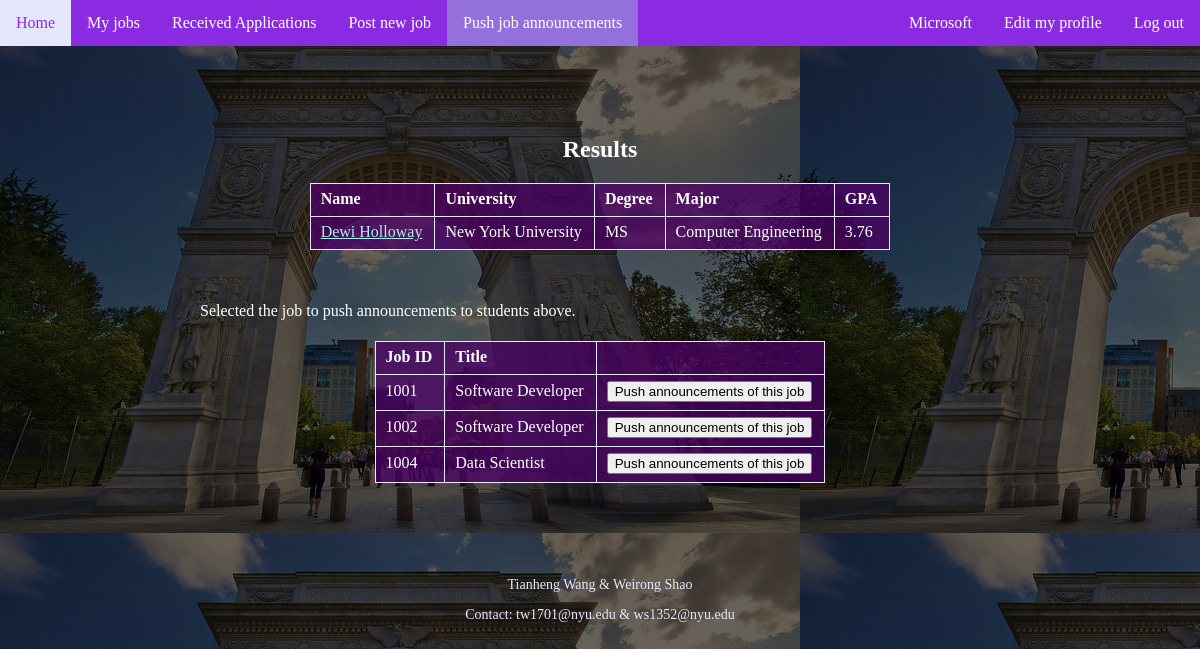
Screenshot of /c_pushjob_result.php (signed in) with the database file from the repository.
### tables this page shows
CREATE TABLE `Student` (
	`sid` INT NOT NULL,
    `semail` VARCHAR(45) NOT NULL UNIQUE,
	`sname` VARCHAR(45) NOT NULL,
	`spassword` VARCHAR(45) NOT NULL,
	`university` VARCHAR(127),
	`degree` VARCHAR(45),
	`major` VARCHAR(45),
	`GPA` FLOAT(3,2),
	`interests` TEXT,
	`qualifications` TEXT,
	`resume` TEXT,
	`restricted` BIT NOT NULL DEFAULT 0,
	PRIMARY KEY (`sid`)
);

CREATE TABLE `Job` (
	`jid` INT NOT NULL,
	`cid` INT NOT NULL,
	`title` VARCHAR(127) NOT NULL,
	`location` VARCHAR(45),
	`salary` VARCHAR(45),
	`required_degree` TEXT,
	`required_major` TEXT,
	`posttime` DATETIME NOT NULL,
	`description` TEXT,
	`available` BIT NOT NULL DEFAULT 1,
	PRIMARY KEY (`jid`),
	FOREIGN KEY (`cid`) REFERENCES `Company` (`cid`)
);

### c_pushjob_result.php (the view, shortened to what this page needs)
<?php
    $error_message = '';
    include 'includes/logincheck.inc.php';
    $where = '';
    $or = '';
    if (!array_key_exists('searchin', $_POST) or in_array('resume', $_POST['searchin']))
        $where = "$where$or resume LIKE '%" .
            mysqli_real_escape_string($conn, $_POST['resume']) . "%'";
    if ($where == '')
        $error_message = 'Please check fields to search in.';
    else {
        $result = $conn->query("SELECT * FROM student WHERE $where");
        if ($result == null or $result->num_rows == 0)
            $content = "<h2>No Results.</h2>";
        else {
            $content = '<h2>Results</h2><table align=center class="filled"><tr>
<th>Name</th><th>University</th><th>Degree</th><th>Major</th><th>GPA</th></tr>';
            while($row = $result->fetch_assoc()) {
                $content = $content . '<tr>
<td><a href="student.php?id=' . $row['sid'] . '">' . $row['sname'] . '</a></td>
<td>' . $row['university'] . '</a></td>
<td>' . $row['degree'] . '</a></td>
<td>' . $row['major'] . '</a></td>
<td>' . $row['GPA'] . '</a></td>
</tr>';
            }
            $content = "$content</table><p><br><br>Selected the job to push announcements to students above.</p>
            <form action='c_pushjob_result_result.php' method='POST'>
            <table align=center class='filled'><tr><th>Job ID</th><th>Title</th><th></th>";
            $result = $conn->query("SELECT * FROM job WHERE cid =" . $_SESSION['id']);
            while($row = $result->fetch_assoc())
                $content = "$content<tr>
                <td>".$row['jid']."</td>
                <td>".$row['title']."</td>
                <td>
                <input type='hidden' name='jid' value='".$row['jid']."'>
                <button type='submit' name='submit'>Push announcements of this job</button>
                </td></tr>";
            $content = "$content</table></form>";
        }
    }
    include_once 'includes/header.php';
    echo '<div class="main-container">';
    if (strcmp($error_message, ''))
        echo '
            <h2>Error</h2><p align=center>' . $error_message . '
            Return to the <a href="index.php">home page</a> and try again.</p>';
    else
        echo $content;
    echo '</div>';
    include_once 'includes/footer.php';
?>

### header.php (shortened to what this page needs)
<!DOCTYPE html>
<html>
<head>
    <link rel="stylesheet" type="text/css" href="style<?php if(isset($from1)) echo 1 ?>.css">
</head>
<body>
<header>
    <nav>
        <?php
            $page_name = $_SERVER['SCRIPT_NAME'];
            $page_name = substr($page_name, strrpos($page_name, "/") + 1);
            $page_name = str_replace('_result', '', $page_name);
            $nav = '<a href="index.php">Home</a>';
            include 'includes/logincheck.inc.php';
            if ($is_login) {
                if ($_SESSION['user_type'] == 'student') {
                    $sid=$_SESSION['id'];
                    $nav = $nav . '<a href="s_application.php">My application';
                    $result = mysqli_query($conn, "SELECT * FROM job_app_reply WHERE sid = $sid AND status = 'UNREAD'");
                    $num = mysqli_num_rows($result);
                    if ($num)
                        $nav = "$nav <font color='gold'><b>($num)</b></font>";
                    $nav = $nav . '</a><a href="s_message.php">Messages';
                    $result = mysqli_query($conn, "SELECT * FROM message WHERE sid = $sid AND status = 'UNREAD'");
                    $num = mysqli_num_rows($result);
                    if ($num)
                        $nav = "$nav <font color='gold'><b>($num)</b></font>";
                    $nav = $nav . '</a><a href="s_jobnoti.php">Job notifications';
                    $result = mysqli_query($conn, "SELECT * FROM noti_job WHERE sid = $sid AND status = 'UNREAD'");
                    $num = mysqli_num_rows($result);
                    if ($num)
                        $nav = "$nav <font color='gold'><b>($num)</b></font>";
                    $nav = $nav . '</a><a href="s_friend.php">Friends';
                    $result = mysqli_query($conn, "SELECT * FROM friend_request WHERE sid = $sid AND status = 'UNREAD'");
                    $num = mysqli_num_rows($result);
                    if ($num)
                        $nav = "$nav <font color='gold'><b>($num)</b></font>";
                    $nav = $nav . '</a><a class="header_right" href="includes/logout.inc.php">Log out</a>
                        <a class="header_right" href="s_profile.php">Edit my profile</a>
                        </a><a class="header_right" href="student.php?id=' . $sid . '">' .
                        $_SESSION['name'] . '</a>';
                }
                else {
                    $nav = $nav . '<a href="c_job.php">My jobs';
                    $nav = $nav . '</a><a href="c_application.php">Received Applications';
                    $nav = $nav . '</a><a href="c_postjob.php">Post new job';
                    $nav = $nav . '</a><a href="c_pushjob.php">Push job announcements';
                    $nav = $nav . '</a><a class="header_right" href="includes/logout.inc.php">Log out</a>
                        <a class="header_right" href="c_profile.php">Edit my profile</a>
                        <a class="header_right" href="company.php?id=' . $_SESSION['id'] . '">' .
                            $_SESSION['name'] . '</a>';
                }
            } else {
                $nav = $nav . '
                    <p>(not logged in)</p>
                    <a class="header_right" href="signup.php">Sign up</a>
                    <p class="header_right">New user?</p>';
            }
            $nav = str_replace('href="' . $page_name, 'class="current" href="' . $page_name, $nav);
            $nav = str_replace('class="header_right" class="current"', 'class="current_right"', $nav);
            echo $nav;
        ?>
    </nav>
</header>

### footer.php
<footer>
    <p align="center">Tianheng Wang & Weirong Shao</p>
    <p align="center">Contact: tw1701@nyu.edu & ws1352@nyu.edu</p>
</footer>
</body>
</html>

### style.css (style rules this page uses)
body { font-size: 16px; color: white; margin: 0; background: linear-gradient(rgba(0, 0, 0, 0.6), rgba(0, 0, 0, 0.6)), url('nyu.jpg'); }
header, footer { margin: 0; outline: 0; display: block; overflow: hidden; }
header { color: white; background-color: blueviolet; }
header a { float: left; text-align: center; padding: 14px 16px; text-decoration: none; color: white; background-color: blueviolet; }
header a.current { background-color: mediumpurple; }
.header_right { float: right; }
.main-container { padding-top: 40px; width: 800px; margin-left: auto; margin-right: auto; color: white; }
.main-container h2 { padding-top: 30px; text-align: center; }
.main-container form { padding-top: 5px; }
.main-container a { color: paleturquoise; }
.main-container table.filled { border-collapse: collapse; background-color: rgba(75, 0, 100, 0.75); }
.main-container table.filled td, .main-container table.filled th { border: 1px solid lavender; text-align: left; padding-top: 6px; padding-bottom: 8px; padding-left: 10px; padding-right: 12px; }
footer { color: lavender; padding-top: 80px; bottom: 0; left: 0; right: 0; font-size: 14px; }
.main-container-application input, .main-container-application textarea, { width: 90%; height: 40px; padding: 0px 5%; margin-bottom: 4px; background-color: #fff; border: none; font-family: arial; font-size: 16px; color:#111; line-height: 40px; }

### rows the page displays
student: sname "Dewi Holloway", university "New York University", degree "MS", major "Computer Engineering", GPA "3.76"
job: jid "1001", title "Software Developer"
job: jid "1002", title "Software Developer"
job: jid "1004", title "Data Scientist"

### other values shown
$_SESSION['name'] "Microsoft"
